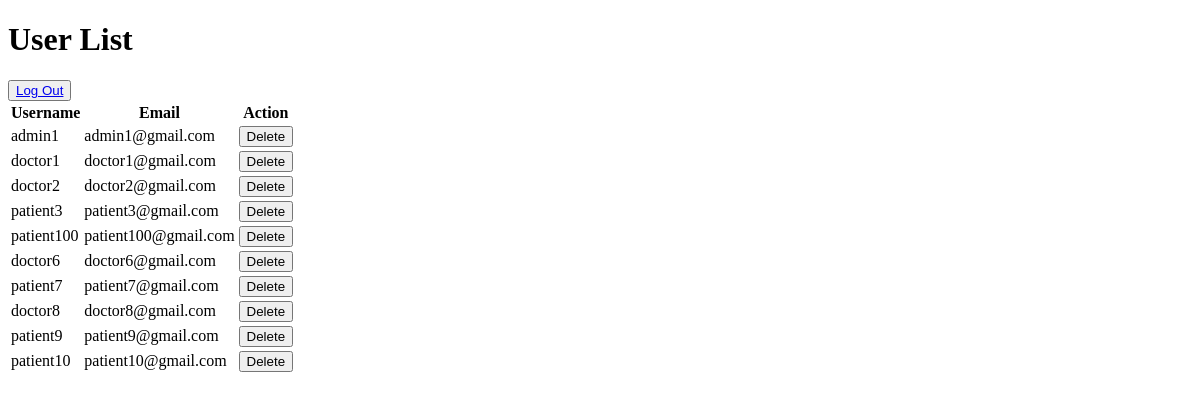
Page /list_users/ on the earlier database version.
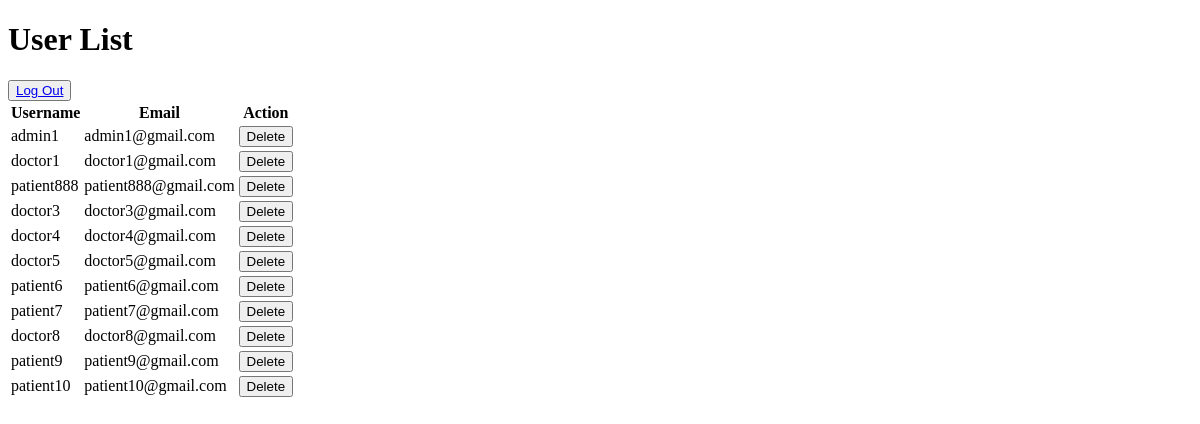
Same page on the later database version.
### demo/models.py (models this page shows)
class CustomUser(AbstractUser):
    name = models.CharField(max_length=100)
    phone_number = models.CharField(max_length=20)
    STATUS_CHOICES = [
        ('covid', 'COVID'),
        ('normal', 'Normal'),
        ('not_applicable', 'Not Applicable'),
    ]
    status = models.CharField(max_length=20, choices=STATUS_CHOICES)
    account_id = models.AutoField(primary_key=True)
    email = models.EmailField(unique=True)
    username = models.CharField(max_length=150, unique=True)
    password = models.CharField(max_length=128)
    ROLE_CHOICES = [
        ('patient', 'Patient'),
        ('doctor', 'Doctor'),
        ('system_admin', 'System Admin'),
    ]
    role = models.CharField(max_length=20, choices=ROLE_CHOICES)

### demo/views.py (the view)
# urls.py: path('list_users/', views.list_users, name='list_users'),
def list_users(request):
    users = CustomUser.objects.all()
    return render(request, 'user_list.html', {'users': users})

### templates/user_list.html (shortened to what this page needs)
<!DOCTYPE html>
<html lang="en">
<head>
</head>
<body>
    <h1>User List</h1>
    <table>
        <thead>
            <tr>
                <th>Username</th>
                <th>Email</th>
                <th>Action</th>
            </tr>
        </thead>
        <tbody>
            {% for user in users %}
            <tr>
                <td>{{ user.username }}</td>
                <td>{{ user.email }}</td>
                <td>
                    <form action="{% url 'delete_user' user.account_id %}" method="post">
                        <button type="submit">Delete</button>
                    </form>
                </td>
            </tr>
            {% endfor %}
            <button type="submit"><a href="/logout/">Log Out</a></button>
        </tbody>
    </table>
</body>
</html>

Differences in the rows shown:
removed CustomUser: username "doctor2", email "doctor2@gmail.com"
removed CustomUser: username "patient3", email "patient3@gmail.com"
removed CustomUser: username "patient100", email "patient100@gmail.com"
removed CustomUser: username "doctor6", email "doctor6@gmail.com"
added CustomUser: username "patient888", email "patient888@gmail.com"
added CustomUser: username "doctor3", email "doctor3@gmail.com"
added CustomUser: username "doctor4", email "doctor4@gmail.com"
added CustomUser: username "doctor5", email "doctor5@gmail.com"
added CustomUser: username "patient6", email "patient6@gmail.com"
